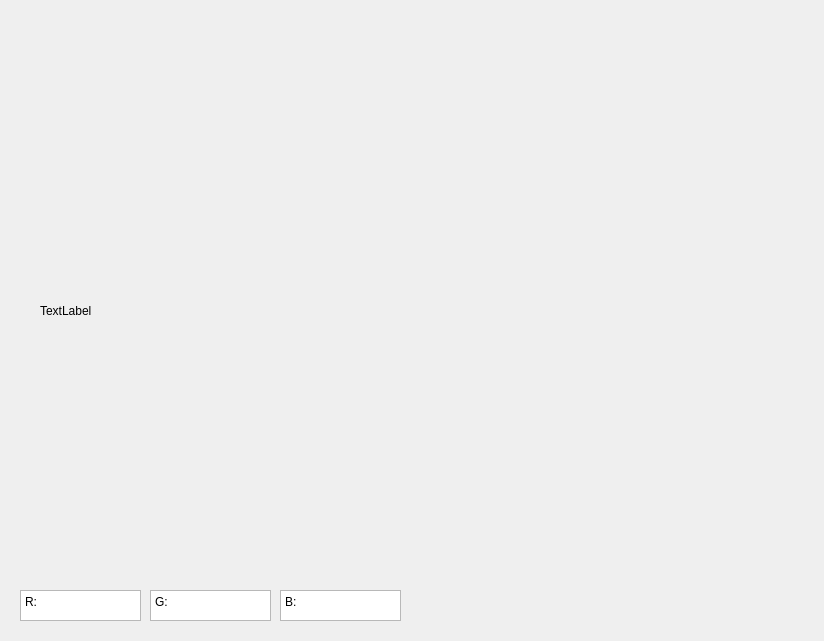
<?xml version="1.0" encoding="UTF-8"?>
<ui version="4.0">
 <class>Widget</class>
 <widget class="QWidget" name="Widget">
  <property name="geometry">
   <rect>
    <x>0</x>
    <y>0</y>
    <width>824</width>
    <height>641</height>
   </rect>
  </property>
  <property name="windowTitle">
   <string>Widget</string>
  </property>
  <widget class="QLabel" name="label">
   <property name="geometry">
    <rect>
     <x>40</x>
     <y>40</y>
     <width>741</width>
     <height>541</height>
    </rect>
   </property>
   <property name="text">
    <string>TextLabel</string>
   </property>
  </widget>
  <widget class="QTextEdit" name="textEdit">
   <property name="geometry">
    <rect>
     <x>20</x>
     <y>590</y>
     <width>121</width>
     <height>31</height>
    </rect>
   </property>
   <property name="readOnly">
    <bool>true</bool>
   </property>
   <property name="html">
    <string>&lt;!DOCTYPE HTML PUBLIC &quot;-//W3C//DTD HTML 4.0//EN&quot; &quot;http://www.w3.org/TR/REC-html40/strict.dtd&quot;&gt;
&lt;html&gt;&lt;head&gt;&lt;meta name=&quot;qrichtext&quot; content=&quot;1&quot; /&gt;&lt;style type=&quot;text/css&quot;&gt;
p, li { white-space: pre-wrap; }
&lt;/style&gt;&lt;/head&gt;&lt;body style=&quot; font-family:'SimSun'; font-size:9pt; font-weight:400; font-style:normal;&quot;&gt;
&lt;p style=&quot; margin-top:0px; margin-bottom:0px; margin-left:0px; margin-right:0px; -qt-block-indent:0; text-indent:0px;&quot;&gt;R:&lt;/p&gt;&lt;/body&gt;&lt;/html&gt;</string>
   </property>
  </widget>
  <widget class="QTextEdit" name="textEdit_2">
   <property name="geometry">
    <rect>
     <x>150</x>
     <y>590</y>
     <width>121</width>
     <height>31</height>
    </rect>
   </property>
   <property name="html">
    <string>&lt;!DOCTYPE HTML PUBLIC &quot;-//W3C//DTD HTML 4.0//EN&quot; &quot;http://www.w3.org/TR/REC-html40/strict.dtd&quot;&gt;
&lt;html&gt;&lt;head&gt;&lt;meta name=&quot;qrichtext&quot; content=&quot;1&quot; /&gt;&lt;style type=&quot;text/css&quot;&gt;
p, li { white-space: pre-wrap; }
&lt;/style&gt;&lt;/head&gt;&lt;body style=&quot; font-family:'SimSun'; font-size:9pt; font-weight:400; font-style:normal;&quot;&gt;
&lt;p style=&quot; margin-top:0px; margin-bottom:0px; margin-left:0px; margin-right:0px; -qt-block-indent:0; text-indent:0px;&quot;&gt;G:&lt;/p&gt;&lt;/body&gt;&lt;/html&gt;</string>
   </property>
  </widget>
  <widget class="QTextEdit" name="textEdit_3">
   <property name="geometry">
    <rect>
     <x>280</x>
     <y>590</y>
     <width>121</width>
     <height>31</height>
    </rect>
   </property>
   <property name="html">
    <string>&lt;!DOCTYPE HTML PUBLIC &quot;-//W3C//DTD HTML 4.0//EN&quot; &quot;http://www.w3.org/TR/REC-html40/strict.dtd&quot;&gt;
&lt;html&gt;&lt;head&gt;&lt;meta name=&quot;qrichtext&quot; content=&quot;1&quot; /&gt;&lt;style type=&quot;text/css&quot;&gt;
p, li { white-space: pre-wrap; }
&lt;/style&gt;&lt;/head&gt;&lt;body style=&quot; font-family:'SimSun'; font-size:9pt; font-weight:400; font-style:normal;&quot;&gt;
&lt;p style=&quot; margin-top:0px; margin-bottom:0px; margin-left:0px; margin-right:0px; -qt-block-indent:0; text-indent:0px;&quot;&gt;B:&lt;/p&gt;&lt;/body&gt;&lt;/html&gt;</string>
   </property>
  </widget>
 </widget>
 <layoutdefault spacing="6" margin="11"/>
 <resources/>
 <connections/>
</ui>
